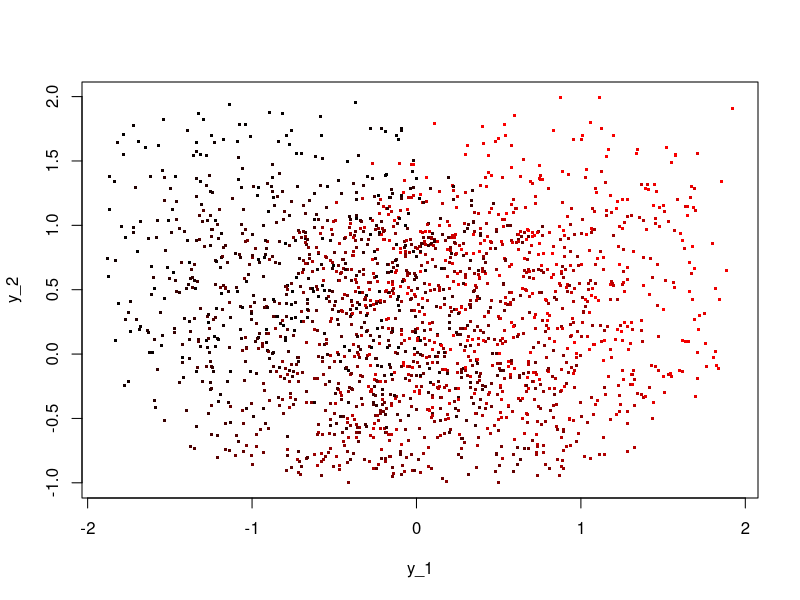

Source code (R): (Note: this script raises an error after producing the figure.)
#Example D: parametric regression quantiles
#illustrating the use of compContourM1u/compContourM2u and evalContour
# on parametric regression quantiles













set.seed(8416)
N <- 1999
M <- 2
Tau <- 0.35
XVec <- matrix(runif(N, -1, 1), N, 1)
YMat <- cbind(XVec, XVec^2) + matrix(runif(N*M, -1, 1), N, M)
X0Vec <- (-4:4)/5




ColPal <- colorRampPalette(c('black', 'red'))
plot(YMat[, 1], YMat[, 2], xlab='y_1', ylab='y_2', type='p', pch='.', cex=3, col=ColPal(N)[as.numeric(cut(XVec, breaks = N))])

COutST = compContourM1u(Tau, YMat, cbind(matrix(1, N, 1), XVec, XVec^2))
if (length(COutST$CharST$HypMat)){
    for (i in 1:length(X0Vec)){
        XRef <- X0Vec[i]
        CST <- evalContour(-COutST$CharST$HypMat[, 1:M], -COutST$CharST$HypMat[, (M+1):(M+3)]%*%rbind(1, XRef, XRef^2))
        if (CST$Status == 0){
            RGBColor <- rgb(0, 0.5+(XRef/2.5), 0)
            CnvOrd <- sort(atan2(CST$TVVMat[, 1]-mean(CST$TVVMat[, 1]), CST$TVVMat[, 2]-mean(CST$TVVMat[, 2])), index.return=TRUE)
            ContourVec <- CST$TVVMat[CnvOrd$i, ]; ContourVec <- rbind(ContourVec, ContourVec[1, ])
            lines(ContourVec, type='l', col=RGBColor, lwd=2)
        }
    }
}




